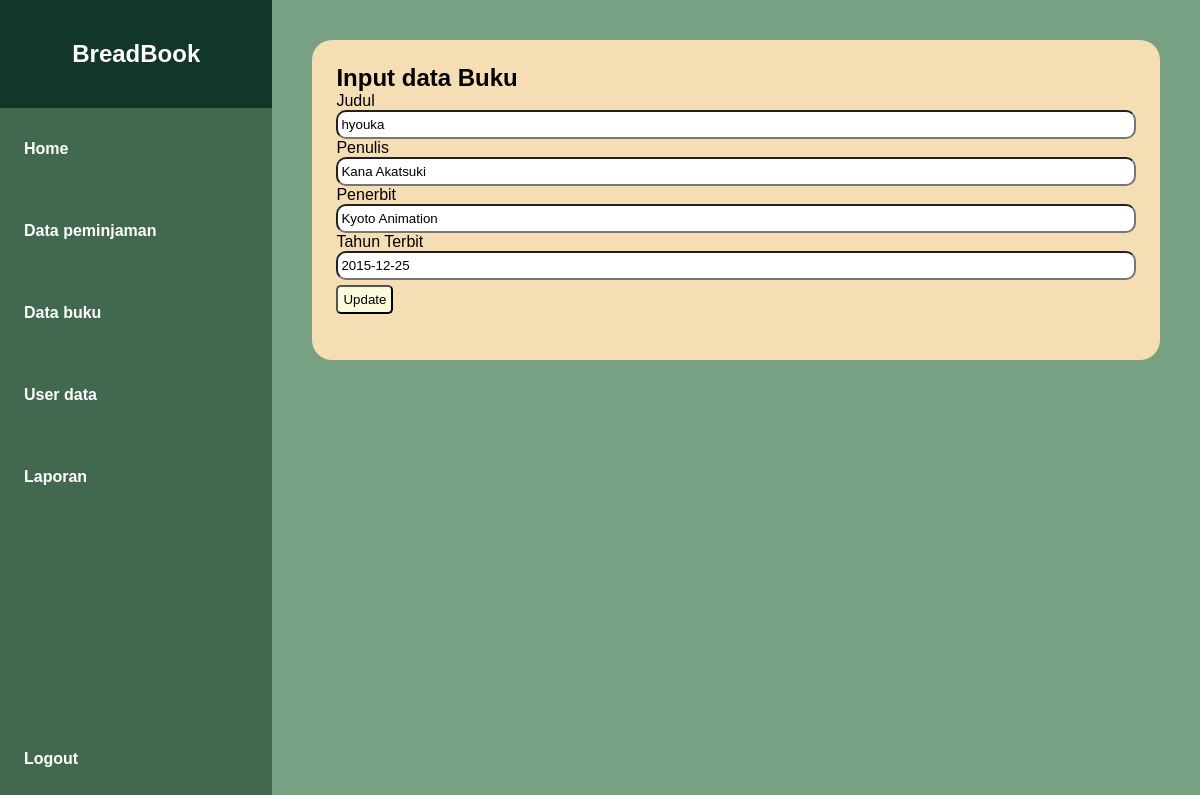
Page /user/admindta/edit2.php?id2=2380 (signed in) on the committed database.
### tables this page shows
CREATE TABLE `buku` (
  `IDbuku` int(10) NOT NULL,
  `judul` varchar(255) NOT NULL,
  `penulis` varchar(255) NOT NULL,
  `penerbit` varchar(255) NOT NULL,
  `tahunterbit` date NOT NULL,
  `genre` enum('komik','novel','manga') NOT NULL,
  `sinopsis` text NOT NULL,
  `foto` varchar(50) NOT NULL
);

### user/admindta/edit2.php (the view, shortened to what this page needs)
<?php
include '../../connect.php';
?>
<!DOCTYPE html>
<html lang="en">
<head>
</head>
<body>
    <div class="sidebar">
        <div class="title"><h2>BreadBook</h2></div>
        <div class="side">
        <div class="crum"><a href="admin_dash.php">Home</a></div>
        <div class="crum"><a href="adminpjam.php">Data peminjaman</a></div>
        <div class="crum"><a href="adminbook.php">Data buku</a></div>
        <div class="crum"><a href="adminusrdta.php">User data</a></div>
        <div class="crum"><a href="adminrport.php">Laporan</a></div>
        <div class="crum"><a href="../logout.php" class="out">Logout</a></div>
        </div>
    </div>
    <div class="container">
    <?php
    $id2 = $_GET['id2'];
    $dta = mysqli_query($connect, "SELECT * FROM buku WHERE IDbuku=$id2 ");
    $data = mysqli_fetch_assoc($dta);
    ?>
        <form action="" method="POST">
        <div class="ketname2">
            <h2>Input data Buku</h2>
            <div class="box">
                <label>Judul</label>
                <br>
                <input class="inbox" name="judul" type="text"  value="<?= $data['judul'];?>">
            </div>
            <div class="box">
                <label>Penulis</label>
                <br>
                <input name="penulis" class="inbox" type="text" value="<?= $data['penulis'];?>">
            </div>
            <div class="box">
                <label>Penerbit</label>
                <br>
                <input name="penerbit" class="inbox" type="text" value="<?= $data['penerbit'];?>">
            </div>
            <div class="box">
                <label>Tahun Terbit</label>
                <br>
                <input name="tahunterbit" class="inbox" type="text"  value="<?= $data['tahunterbit'];?>">
            </div>
                <input type="submit" name="update" value="Update" class="btn">
        </div>
        </form>
    </div>
</body>
</html>

### user/admindta/edit2.php (style rules this page uses)
* { margin: 0; padding: 0; box-sizing: border-box; font-family: 'Poppins', sans-serif; }
body { display: flex; background-color: #78A083; overflow: hidden; }
.title { justify-content: center; background-color: #12372A; color: white; text-align: center; padding: 5vh; }
.sidebar { width: 30%; height: 100vh; background-color: #436850; }
.crum a { cursor: pointer; display: block; padding: 4vh 2vw; font-weight: 600; color: white; transition: 0.2s ease; }
a { text-decoration: none; }
.crum .out { transform: translateY(25vh); }
.container { padding: 5vh; width: 100%; }
.ketname2 { margin-bottom: 10px; padding: 3vh 2vw; height: 40vh; border-radius: 20px; background-color: wheat; }
.inbox { border-radius: 10px; padding: 5px 3px; width: 100%; }
.btn { padding: 5px; margin: 5px 0; border-radius: 5px; background-color: #FBFADA; cursor: pointer; }

### rows in the picture
buku: judul "hyouka", penulis "Kana Akatsuki", penerbit "Kyoto Animation", tahunterbit "2015-12-25"
